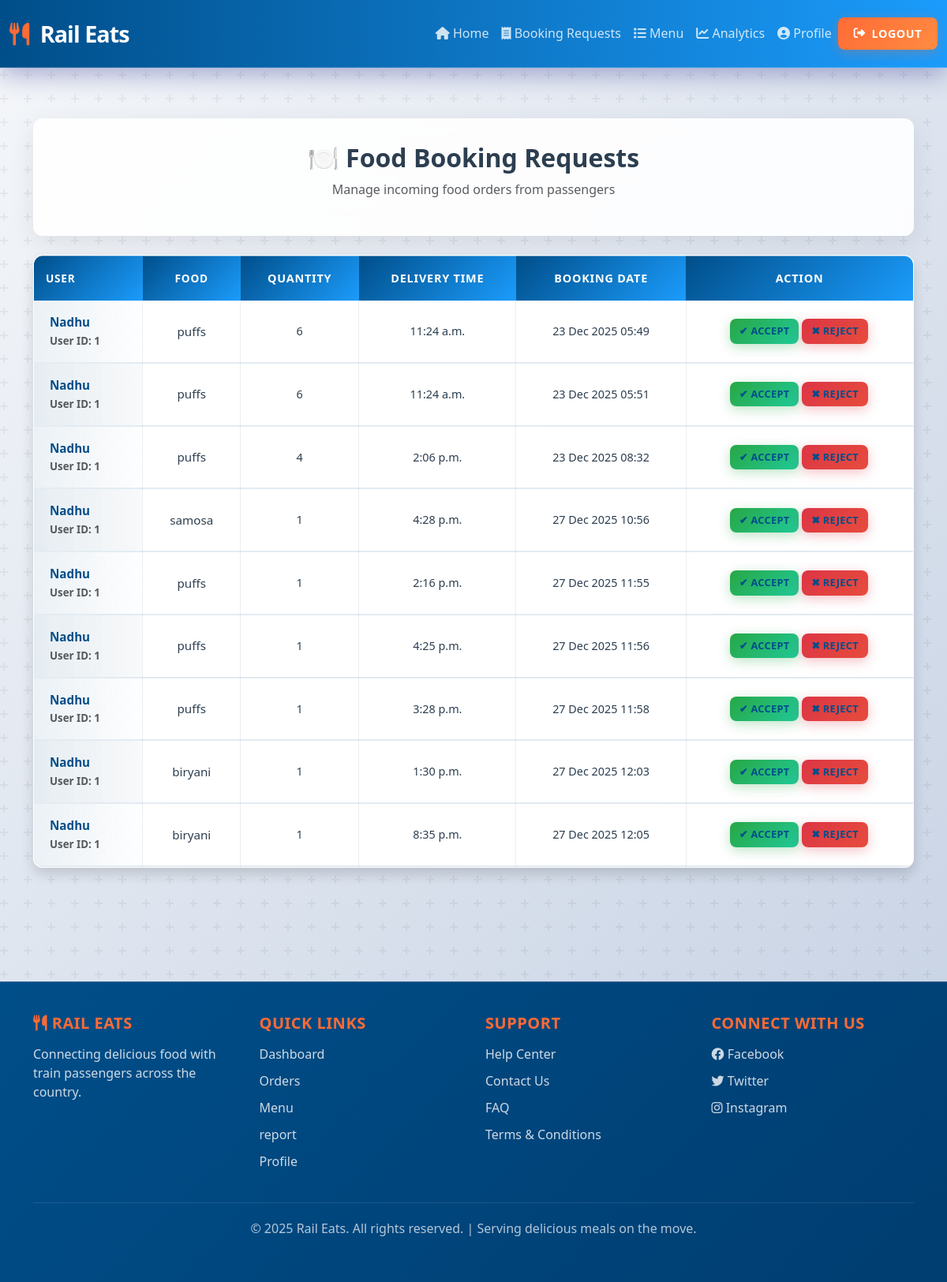
/Restaurant/booking-requests/ (signed in), run on the app's committed database.
### User/models.py (models this page shows, shortened)
class tbl_booking(models.Model):
    user = models.ForeignKey(tbl_user, on_delete=models.CASCADE)
    restaurant = models.ForeignKey(tbl_restaurant, on_delete=models.CASCADE)
    food = models.ForeignKey(tbl_food, on_delete=models.CASCADE)
    quantity = models.IntegerField()
    price = models.DecimalField(
        max_digits=8,
        decimal_places=2
    )  # ✅ price per item at booking time
    delivery_time = models.TimeField()
    booking_date = models.DateTimeField(auto_now_add=True)
    status = models.IntegerField(default=0)

### Guest/models.py (models this page shows, shortened)
class tbl_user(models.Model):
    user_name = models.CharField(max_length=100)
    user_email = models.EmailField(unique=True)
    user_phone = models.CharField(max_length=15)
    user_password = models.CharField(max_length=255)
    status = models.IntegerField(default=1)
    created_at = models.DateTimeField(auto_now_add=True)

### Restaurant/models.py (models this page shows, shortened)
class tbl_food(models.Model):
    restaurant = models.ForeignKey(
        tbl_restaurant,
        on_delete=models.CASCADE,
        related_name='foods'
    )
    food_name = models.CharField(max_length=100)
    category = models.CharField(max_length=50)   # Veg / Non-Veg
    price = models.DecimalField(max_digits=6, decimal_places=2)
    description = models.TextField(blank=True)
    is_available = models.BooleanField(default=True)
    created_at = models.DateTimeField(auto_now_add=True)

### Restaurant/views.py (the view)
# urls.py: path('booking-requests/', views.booking_requests, name='booking_requests'),
def booking_requests(request):
    bookings = tbl_booking.objects.filter(
        restaurant_id=request.session['rid'],
        status=0
    )
    return render(request,'Restaurant/bookingRequest.html', {
        'bookings': bookings
    })

### Restaurant/Templates/Restaurant/bookingRequest.html
{% extends 'Restaurant/header.html' %}
{% block content %}
<div class="container py-4">
    <div class="page-header text-center mb-4">
        <h2 class="fw-bold">
            🍽️ Food Booking Requests
        </h2>
        <p class="text-muted">
            Manage incoming food orders from passengers
        </p>
    </div>
    <div class="card shadow">
        <div class="table-responsive">
            <table class="table table-hover align-middle mb-0">
                <thead class="table-primary">
                    <tr>
                        <th>User</th>
                        <th>Food</th>
                        <th>Quantity</th>
                        <th>Delivery Time</th>
                        <th>Booking Date</th>
                        <th>Action</th>
                    </tr>
                </thead>
                <tbody>
                {% for request in bookings %}
                    <tr>
                        <td>
                            <strong>{{ request.user.user_name }}</strong><br>
                            <small class="text-muted">User ID: {{ request.user.id }}</small>
                        </td>
                        <td>
                            {{ request.food.food_name }}
                        </td>
                        <td>
                            {{ request.quantity }}
                        </td>
                        <td>
                            {{ request.delivery_time }}
                        </td>
                        <td>
                            {{ request.booking_date|date:"d M Y H:i" }}
                        </td>
                        <td>
                            <a href="{% url 'wrestauarant:accept_order' request.id %}"
                               class="btn btn-success btn-sm">
                                ✔ Accept
                            </a>
                            <a href="{% url 'wrestauarant:reject_order' request.id %}"
                               class="btn btn-danger btn-sm">
                                ✖ Reject
                            </a>
                        </td>
                    </tr>
                {% empty %}
                    <tr>
                        <td colspan="6" class="text-center py-4">
                            <h5 class="text-muted">No Booking Requests Yet</h5>
                        </td>
                    </tr>
                {% endfor %}
                </tbody>
            </table>
        </div>
    </div>
</div>
{% endblock %}

### data on the page
tbl_booking: user.user_name "Nadhu", user.id "1", food.food_name "puffs", quantity "6", delivery_time "11:24 a.m.", booking_date "23 Dec 2025 05:49"
tbl_booking: user.user_name "Nadhu", user.id "1", food.food_name "puffs", quantity "6", delivery_time "11:24 a.m.", booking_date "23 Dec 2025 05:51"
tbl_booking: user.user_name "Nadhu", user.id "1", food.food_name "puffs", quantity "4", delivery_time "2:06 p.m.", booking_date "23 Dec 2025 08:32"
tbl_booking: user.user_name "Nadhu", user.id "1", food.food_name "samosa", quantity "1", delivery_time "4:28 p.m.", booking_date "27 Dec 2025 10:56"
tbl_booking: user.user_name "Nadhu", user.id "1", food.food_name "puffs", quantity "1", delivery_time "2:16 p.m.", booking_date "27 Dec 2025 11:55"
tbl_booking: user.user_name "Nadhu", user.id "1", food.food_name "puffs", quantity "1", delivery_time "4:25 p.m.", booking_date "27 Dec 2025 11:56"
tbl_booking: user.user_name "Nadhu", user.id "1", food.food_name "puffs", quantity "1", delivery_time "3:28 p.m.", booking_date "27 Dec 2025 11:58"
tbl_booking: user.user_name "Nadhu", user.id "1", food.food_name "biryani", quantity "1", delivery_time "1:30 p.m.", booking_date "27 Dec 2025 12:03"
tbl_booking: user.user_name "Nadhu", user.id "1", food.food_name "biryani", quantity "1", delivery_time "8:35 p.m.", booking_date "27 Dec 2025 12:05"
